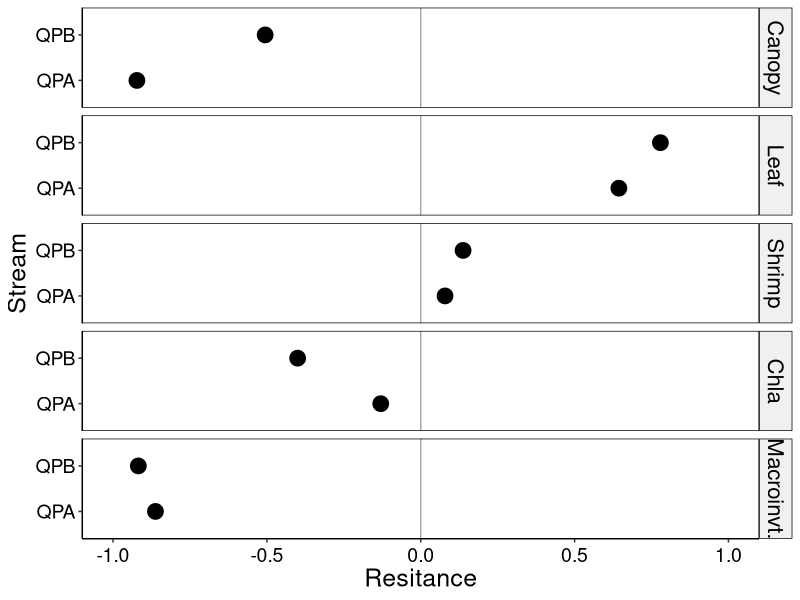

Recreate this plot in R. (Note: this script raises an error after producing the figure.)




#--------------------------------------------
# Dot plot
# 09 May 2020
#PEGF
#--------------------------------------------
#

library(modelr)
library(ggplot2)
library(dplyr)
library(patchwork)

metrics<- read.csv("00 Metrics.csv")
metrics



# Resistance --------------------------------------------------------------

metrics$Variable_f = factor(metrics$Variable, levels=c('Canopy','Leaf','Leaf_Exp','Shrimp', 'Chla','Macroinvt.'))

r1 <- ggplot(metrics, 
      aes(x=Resitance,
          y=Stream))+ 
#          color=Stream,
 #         group=Variable)) +
  geom_vline(aes(xintercept = 0), color='darkgrey') +
  geom_point(size=5)+ #aes(shape=Variable),size=2.7) +#, position=pd, stat="identity") + 
  
  theme(axis.title.x = element_text(size = 18, angle = 0)) +
  theme(axis.title.y = element_text(size = 18, angle = 90)) +
  
  theme(axis.text.x=element_text(angle=0, size=14, vjust=0.5, color="black")) + #subaxis x
  theme(axis.text.y=element_text(angle=0, size=14, vjust=0.5, color="black")) + #subaxis y
  
   xlim(-1,1) +
  
  theme(panel.grid.major = element_blank(), panel.grid.minor = element_blank(),
        panel.background = element_blank(), axis.line = element_line(colour = "black")) +
  theme(panel.border = element_rect(colour = "black", fill=NA, size=0.5)) +
  
  facet_grid(Variable_f~.) +
  theme(strip.text.y = element_text(size = 16, colour = "black", angle = 270)) +
  theme(strip.background = element_rect(colour = "black", fill = "grey94"))


r1 + ggsave("Resistance.jpeg", width=6, height=6,dpi=600)


# Resilience --------------------------------------------------------------


metrics$Variable_f = factor(metrics$Variable, levels=c('Canopy','Leaf','Leaf_Exp','Shrimp', 'Chla','Macroinvt.'))

r2 <- ggplot(metrics, 
             aes(x=Resilience,
                 y=Stream))+ 
  #          color=Stream,
  #         group=Variable)) +
  geom_vline(aes(xintercept = 0), color='darkgrey') +
  geom_point(size=5)+ #aes(shape=Variable),size=2.7) +#, position=pd, stat="identity") + 
  
  theme(axis.title.x = element_text(size = 18, angle = 0)) +
  theme(axis.title.y = element_text(size = 18, angle = 90)) +
  
  theme(axis.text.x=element_text(angle=0, size=14, vjust=0.5, color="black")) + #subaxis x
  theme(axis.text.y=element_text(angle=0, size=14, vjust=0.5, color="black")) + #subaxis y
  
  xlim(-1,1) +
  
  theme(panel.grid.major = element_blank(), panel.grid.minor = element_blank(),
        panel.background = element_blank(), axis.line = element_line(colour = "black")) +
  theme(panel.border = element_rect(colour = "black", fill=NA, size=0.5)) +
  
  facet_grid(Variable_f~.) +
  theme(strip.text.y = element_text(size = 16, colour = "black", angle = 270)) +
  theme(strip.background = element_rect(colour = "black", fill = "grey94"))

r2 + ggsave("Resilience.jpeg", width=6, height=6,dpi=600)


# Recovery ----------------------------------------------------------------

metrics$Variable_f = factor(metrics$Variable, levels=c('Canopy','Leaf','Leaf_Exp','Shrimp', 'Chla','Macroinvt.'))

r3 <- ggplot(metrics, 
             aes(x=Recovery,
                 y=Stream))+ 
  #          color=Stream,
  #         group=Variable)) +
  geom_vline(aes(xintercept = 0), color='darkgrey') +
  geom_point(size=5)+ #aes(shape=Variable),size=2.7) +#, position=pd, stat="identity") + 
  
  theme(axis.title.x = element_text(size = 18, angle = 0)) +
  theme(axis.title.y = element_text(size = 18, angle = 90)) +
  
  theme(axis.text.x=element_text(angle=0, size=14, vjust=0.5, color="black")) + #subaxis x
  theme(axis.text.y=element_text(angle=0, size=14, vjust=0.5, color="black")) + #subaxis y
  
  xlim(-1,1) +
  
  theme(panel.grid.major = element_blank(), panel.grid.minor = element_blank(),
        panel.background = element_blank(), axis.line = element_line(colour = "black")) +
  theme(panel.border = element_rect(colour = "black", fill=NA, size=0.5)) +
  
  facet_grid(Variable_f~.) +
  theme(strip.text.y = element_text(size = 16, colour = "black", angle = 270)) +
  theme(strip.background = element_rect(colour = "black", fill = "grey94"))

r3

r3 + ggsave("Recovery.jpeg", width=6, height=6,dpi=600)

# Temporal Stability ------------------------------------------------------



metrics$Variable_f = factor(metrics$Variable, levels=c('Canopy','Leaf','Leaf_Exp','Shrimp', 'Chla','Macroinvt.'))


r4 <- ggplot(metrics, 
             aes(x=TemporalStab,
                 y=Stream))+ 
  #          color=Stream,
  #         group=Variable)) +
  geom_vline(aes(xintercept = 0), color='darkgrey') +
  geom_point(size=5)+ #aes(shape=Variable),size=2.7) +#, position=pd, stat="identity") + 
  
  theme(axis.title.x = element_text(size = 18, angle = 0)) +
  theme(axis.title.y = element_text(size = 18, angle = 90)) +
  
  theme(axis.text.x=element_text(angle=0, size=14, vjust=0.5, color="black")) + #subaxis x
  theme(axis.text.y=element_text(angle=0, size=14, vjust=0.5, color="black")) + #subaxis y
  
  xlim(-15,15) +
  
  theme(panel.grid.major = element_blank(), panel.grid.minor = element_blank(),
        panel.background = element_blank(), axis.line = element_line(colour = "black")) +
  theme(panel.border = element_rect(colour = "black", fill=NA, size=0.5)) +
  
  facet_grid(Variable_f~.) +
  theme(strip.text.y = element_text(size = 12, colour = "black", angle = 270)) +
  theme(strip.background = element_rect(colour = "black", fill = "grey"))

r4

metrics <- (r1 + r3) / (r2 + r4) + plot_annotation(tag_levels = 'A')
metrics
metrics + ggsave("Metrics.jpeg", width=6, height=10,dpi=600)



# Relationship between Resistance and Resiliences -------------------------



metrics<- read.csv("00 Metrics.csv")
metrics

r5<- ggplot(metrics, 
             aes(x=Resistance,
                 y=Resilience,
                 color= Stream,
                 group=Variable)) +
geom_point(aes(color=Stream,shape=Variable), size=5) +
geom_vline(aes(xintercept = 0), color='darkgrey') +
  geom_hline(aes(yintercept = 0), color='darkgrey') +
  xlim(-1,1) 
r5

cor.test(metrics$Resistance,metrics$Resilience,method = "pearson", exact=F)

# QPA Analisis ------------------------------------------------------------


QPARvR <- metrics %>% select(Stream,Resistance, Resilience) 
QPARvR1 <- QPARvR %>% filter(Stream=="QPA") 
QPARvR1

r6 <- ggplot(QPARvR1, 
            aes(x=Resistance,
                y=Resilience)) +
  geom_point(aes(), size=5) +
  geom_vline(aes(xintercept = 0), color='darkgrey') +
  geom_smooth(method=lm,se=TRUE,colour="black", size=0.5) +
  geom_hline(aes(yintercept = 0), color='darkgrey') +
  xlim(-1,1) 
r6

